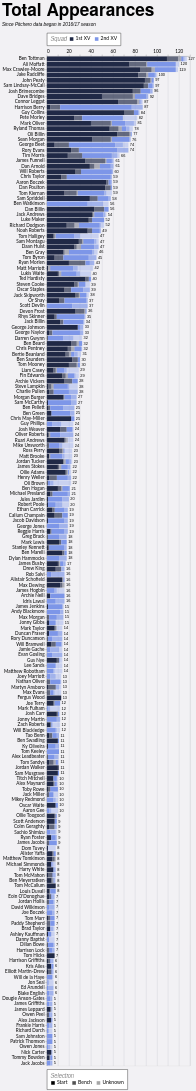

This figure's Vega-Lite source:
### Vega-Lite specification from a JSON file in a GitHub repository (floating-point values rounded to 4 significant figures; data arrays with more than 128 entries replaced by an {"elided": "..."} marker saying what was removed)
{"config": {"axis": {"labelFont": "Lato, sans-serif", "titleFont": "PT Sans Narrow, Helvetica Neue, Helvetica, Arial, sans-serif", "labelFontSize": 13, "titleFontSize": 24, "gridColor": "#202947", "gridOpacity": 0.2}, "header": {"labelFont": "PT Sans Narrow, Helvetica Neue, Helvetica, Arial, sans-serif", "titleFont": "PT Sans Narrow, Helvetica Neue, Helvetica, Arial, sans-serif", "labelFontSize": 24, "titleFontSize": 28, "labelFontWeight": "bold", "orient": "left"}, "legend": {"labelFont": "Lato, sans-serif", "titleFont": "PT Sans Narrow, Helvetica Neue, Helvetica, Arial, sans-serif", "labelFontSize": 14, "titleFontSize": 16, "titlePadding": 5, "fillColor": "white", "strokeColor": "black", "padding": 10, "titleFontWeight": "lighter", "titleFontStyle": "italic", "titleColor": "gray", "offset": 10}, "title": {"font": "PT Sans Narrow, Helvetica Neue, Helvetica, Arial, sans-serif", "fontSize": 48, "fontWeight": "bold", "anchor": "start", "align": "center", "titlePadding": 20, "subtitlePadding": 10, "subtitleFontSize": 13, "subtitleColor": "", "subtitleFontStyle": "italic", "offset": 15, "color": "black"}, "axisX": {"labelAngle": 0}, "facet": {"title": null, "header": null, "align": {"row": "each", "column": "each"}}, "resolve": {"scale": {"y": "independent", "facet": "independent"}}, "background": "#f2f1f4"}, "layer": [{"mark": {"type": "bar"}, "encoding": {"color": {"field": "squad", "legend": {"labelExpr": "datum.value + ' XV'", "orient": "top", "title": "Squad", "titleOrient": "left"}, "scale": {"domain": ["1st", "2nd"], "range": ["#202946", "#7d96e8"]}, "sort": ["1st", "2nd"], "type": "nominal"}, "opacity": {"field": "start", "legend": {"orient": "bottom", "title": "Selection"}, "scale": {"domain": ["Start", "Bench", "Unknown"], "range": [1.0, 0.35, 0.2]}, "sort": ["Start", "Bench", "Unknown"], "type": "nominal"}, "order": {"field": "stack_order", "sort": "ascending", "type": "quantitative"}, "tooltip": [{"field": "player", "title": "Player", "type": "nominal"}, {"field": "squad", "title": "Squad", "type": "nominal"}, {"field": "start", "title": "Selection", "type": "nominal"}, {"aggregate": "sum", "field": "games", "title": "Games", "type": "quantitative"}, {"aggregate": "max", "field": "player_total", "title": "Total", "type": "quantitative"}], "x": {"aggregate": "sum", "axis": {"orient": "top", "title": null}, "field": "games", "type": "quantitative"}, "y": {"field": "player", "sort": {"field": "player_total", "op": "max", "order": "descending"}, "title": null, "type": "nominal"}}}, {"mark": {"type": "text", "align": "left", "baseline": "middle", "color": "black", "dx": 4, "fontSize": 11}, "encoding": {"text": {"field": "total_games", "format": ".0f", "type": "quantitative"}, "x": {"axis": {"orient": "top", "title": null}, "field": "total_games", "type": "quantitative"}, "y": {"field": "player", "sort": {"field": "player_total", "op": "max", "order": "descending"}, "title": null, "type": "nominal"}}, "transform": [{"aggregate": [{"op": "sum", "field": "games", "as": "total_games"}, {"op": "max", "field": "player_total", "as": "player_total"}], "groupby": ["player"]}]}], "data": {"name": "data-d98efe9c5d6b503ab99dced93d75d99e"}, "height": {"step": 15}, "params": [{"name": "seasonParam", "value": []}, {"name": "gameTypesParam", "value": []}, {"name": "squadParam", "value": "All"}, {"name": "positionsParam", "value": []}, {"name": "minAppsParam", "value": 5}], "title": {"text": "Total Appearances", "subtitle": "Since Pitchero data began in 2016/17 season"}, "transform": [{"filter": "length(seasonParam) === 0 || indexof(seasonParam, datum.season) >= 0"}, {"filter": "length(gameTypesParam) === 0 || indexof(gameTypesParam, datum.game_type) >= 0"}, {"filter": "squadParam === \"All\" || datum.squad === squadParam"}, {"filter": "length(positionsParam) === 0 || indexof(positionsParam, datum.position) >= 0"}, {"joinaggregate": [{"op": "sum", "field": "games", "as": "player_total"}], "groupby": ["player"]}, {"filter": "datum.player_total >= minAppsParam"}], "width": 400, "$schema": "https://vega.github.io/schema/vega-lite/v5.20.1.json", "datasets": {"data-d98efe9c5d6b503ab99dced93d75d99e": {"elided": "2373 records"}}}
